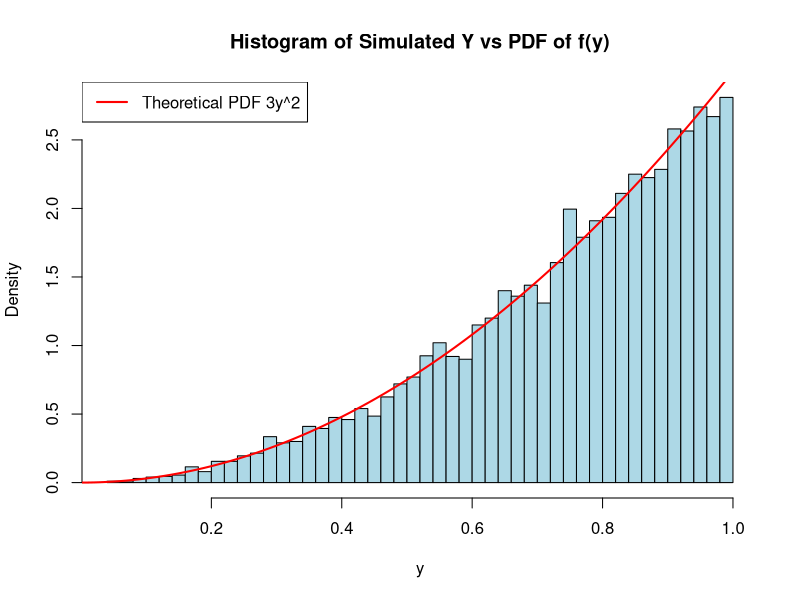

Recreate this plot in R.
#Question 1
set.seed(123)
# Generate uniform random variables
random_var <- runif(10000)
# Inverse CDF transformation
inverse_f <- random_var^(1/3)

# Calculate sample quartiles
sample_quartiles <- quantile(inverse_f, probs = c(0.25, 0.50, 0.75))
print(sample_quartiles)

hist(inverse_f, prob=TRUE, main="Histogram of Simulated Y vs PDF of f(y)", 
     xlab="y", col="lightblue", breaks=50)
curve(3*x^2, from=0, to=1, col="red", lwd=2, add=TRUE)
legend("topleft", legend="Theoretical PDF 3y^2", col="red", lwd=2)

#Question 6

set.seed(123)
n_trials <- 100000
n_voters <- 1648
# Simulate election under assumption p = 0.5
simulations <- rbinom(n_trials, n_voters, 0.5) / n_voters

# Calculate probability of observing 0.515 or higher
prob_extreme <- mean(simulations >= 0.515)
print(paste("Probability of observing >= 51.5%:", prob_extreme))
